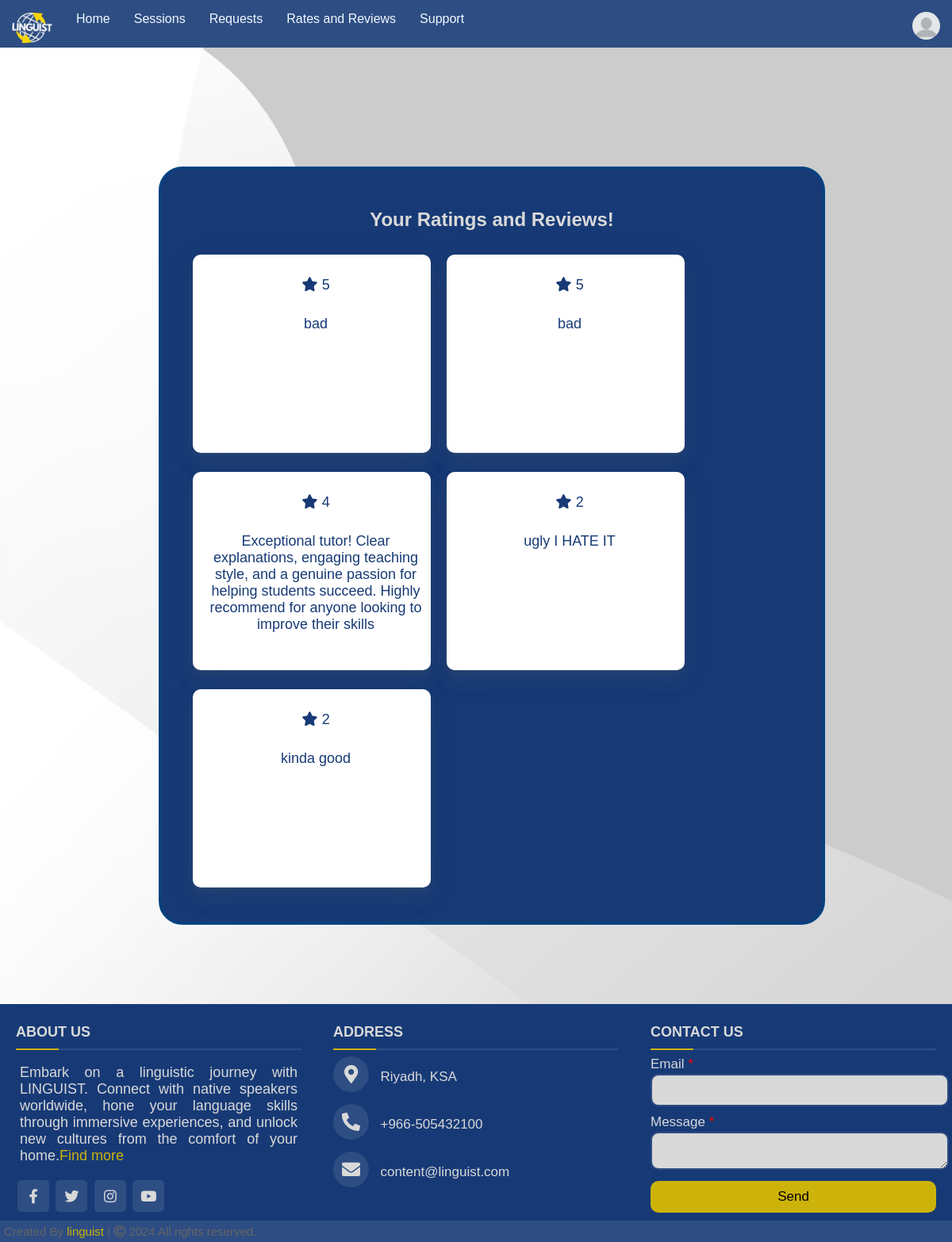
The page /php/toturRate.php (signed in) on the database its author committed.
### tables this page shows
CREATE TABLE `learner` (
  `email` varchar(255) NOT NULL,
  `image` varchar(255) DEFAULT '''prolile.png''',
  `Firstname` varchar(110) NOT NULL,
  `Lastname` varchar(120) NOT NULL,
  `password` varchar(225) NOT NULL,
  `city` varchar(50) DEFAULT NULL,
  `location` varchar(110) DEFAULT NULL,
  `ID` int(11) NOT NULL,
  `reset_token` varchar(200) DEFAULT NULL
);

CREATE TABLE `review` (
  `L_ID` int(11) NOT NULL,
  `starts` int(11) NOT NULL,
  `ReviewText` varchar(200) DEFAULT NULL,
  `P_ID` int(11) NOT NULL,
  `SWESSION_ID` int(11) DEFAULT NULL
);

### php/ratet.php (called while the page is built, shortened)
<?php
include("connection.php");
$user_id = $_SESSION['user_id'];
$sql = "SELECT * FROM learner WHERE ID = '$user_id';";
$result = mysqli_query($conn, $sql);
if ($result && mysqli_num_rows($result) > 0) {
    $row = mysqli_fetch_assoc($result);
    $image=$row["image"];
} else {
    echo "<h1>Error: User not found</h1>";
}
?>

### php/toturRate.php (the view, shortened to what this page needs)
<?php
include("ratet.php");
?>
   <!DOCTYPE html>
   <html>
   <head>
     <link rel="stylesheet" href="../css/footer.css">
     <link rel="stylesheet" href="../header_folder/headerPartner.css">
     <link rel="stylesheet" href="https://cdnjs.cloudflare.com/ajax/libs/font-awesome/5.15.3/css/all.min.css"/>
     <link rel="stylesheet" href="../css/tutorRate.css">
   </head>
   <header id="header">
      <div id="header-div">
        <nav class="fixed-top" id="main-nav">
          <ul id="ul1">
          <li><img src="../images/linguistBlueAndWhite.jpg" alt="LINGUIST logo" id="logo-img"></li>
            <li class="list1-item"><a href="HomePageLearner.php" class="list1-item">Home</a></li>
            <li class="list1-item"><a href="SESSionLearner.php">Sessions</a></li>
            <li class="list1-item"><a href="learnerRequest2.php">Requests</a></li>
            <li class="list1-item"><a href="toturRate.php">Rates and Reviews</a></li>
            <li class="list1-item"><a href="Supports.php">Support</a></li>
          </ul>
          <ul id="ul2">
          <li id="acnt li">
                            <nav id="account-nav"><img src="../images/<?php echo  $image?>" id="account-img">
              </nav>
            </li>
          </ul>
        </nav>
      </div>
    </header>
   <body>
  <?php
function displayAllSessions()
{
    include("connection.php");
    $user_id = $_SESSION['user_id'];
    $sql = "SELECT starts, ReviewText FROM review WHERE P_id = '$user_id' ";
    $sessions_result = mysqli_query($conn, $sql);
    if (mysqli_num_rows($sessions_result) > 0) {
        while ($session_row = mysqli_fetch_assoc($sessions_result)) {
            $stars = $session_row['starts'];
            $reviewText = $session_row['ReviewText'];
            echo '<div class="result-cell">';
            echo ' <div class="acc-info">';
            echo '<p class="rating"><i class="fa-solid fa-star"></i> ' . $stars . '</p>';
            echo '<p>' . $reviewText . '</p>';
            echo '</div>';
            echo '</div>';
        }
    } else {
        echo '<h2>No ratings found.</h2>';
    }
}
?>
<div class="backg">
  <section class="box-content">
    <div class="containing-div">
      <div class="request_div inner-div">
        <h1 id="result-header">Your Ratings and Reviews!</h1>
        <div class="week-sessions">
              <?php
              displayAllSessions();
              ?>
        </div>
      </div>
    </div>
  </section>
</div>
   <footer>
     <div class="main-content">
       <div class="left box">
         <h2>About us</h2>
         <div class="content">
           <p> Embark on a linguistic journey with LINGUIST. Connect with native speakers worldwide,
                hone your language skills through immersive experiences, and unlock new cultures from the comfort of your home.<a class="find-more" href="About_us_pageMain.html">Find more</a></p>
           <div class="social">
             <a href="#"><span class="fab fa-facebook-f"></span></a>
             <a href="#"><span class="fab fa-twitter"></span></a>
             <a href="#"><span class="fab fa-instagram"></span></a>
             <a href="#"><span class="fab fa-youtube"></span></a>
           </div>
         </div>
       </div>
       <div class="center box">
         <h2>Address</h2>
         <div class="content">
           <div class="place">
             <span class="fas fa-map-marker-alt"></span>
             <span class="text">Riyadh, KSA</span>
           </div>
           <div class="phone">
             <span class="fas fa-phone-alt"></span>
             <span class="text">+966-505432100</span>
           </div>
           <div class="email">
             <span class="fas fa-envelope"></span>
             <span class="text"><a href="mailto:content@linguist.com"></a>
               content@linguist.com</span>
           </div>
         </div>
       </div>
       <div class="right box">
         <h2>Contact us</h2>
         <div class="content">
           <form action="#" method="post">
             <div class="email">
               <div class="text">Email <span class="required">*</span></div>
               <input type="email" required>
             </div>
             <div class="msg">
               <div class="text">Message <span class="required">*</span></div>
               <textarea rows="2" cols="25" required></textarea>
             </div>
             <div class="btn">
               <button type="submit">Send</button>
             </div>
           </form>
         </div>
       </div>
     </div>
     <div class="bottom">
       <section>
         <span class="credit">Created By <a href="main.html">linguist</a> | </span>
         <span class="far fa-copyright"></span><span> 2024 All rights reserved.</span>
       </section>
     </div>
   </footer>
     </body>
   </html>

### css/footer.css (style rules this page uses)
.required { color:red; }
body { margin: 0; }
footer { padding: 0; position: relative ; box-sizing: border-box; bottom: 0; left: 0; width: 100%; background: rgb(23, 58, 118) ; font-family: sans-serif; color: #d9d9d9; }
.main-content { display: flex; }
.main-content .box { flex-basis: 50%; padding: 10px 20px; }
.box h2 { font-size: 1.125rem; font-weight: 600; text-transform: uppercase; }
.box .content { margin: 20px 0 0 0; position: relative; }
.box .content:before { position: absolute; content: ''; top: -10px; height: 2px; width: 100%; background: #2E4D83 }
.box .content:after { position: absolute; content: ''; height: 2px; width: 15%; background: #CDB309; top: -10px; }
.left .content p { text-align: justify; }
.left .content .social { margin: 20px 0 0 0; }
.left .content .social a { padding: 0 2px; }
.left .content .social a span { height: 40px; width: 40px; background: #2E4D83; line-height: 40px; text-align: center; font-size: 18px; border-radius: 5px; transition: 0.3s; color: #d9d9d9; }
.center .content .fas { font-size: 1.4375rem; background: #2E4D83; height: 45px; width: 45px; line-height: 45px; text-align: center; border-radius: 50%; transition: 0.3s; cursor: pointer; }
.center .content .text { font-size: 1.0625rem; font-weight: 500; padding-left: 10px; }
.center .content .phone { margin: 15px 0; }
.right form .text { font-size: 1.0625rem; margin-bottom: 2px; color: #d9d9d9; }
.right form .msg { margin-top: 10px; }
.right form input, .right form textarea { width: 100%; font-size: 1.0625rem; background: #d9d9d9; border-radius: 10px; padding-left: 10px; border: 2px solid #2E4D83; color: #172641; }
.right form input { height: 35px; }
.right form .btn { margin-top: 10px; border-radius: 10px; }
.right form .btn button { height: 40px; width: 100%; border: none; outline: none; background: #CDB309; font-size: 1.0625rem; font-weight: 500; cursor: pointer; transition: .3s; border-radius: 10px; }
.bottom section { padding: 5px; font-size: 0.9375rem; background: #2E4D83; }
.bottom section span { color: #656565; }
.bottom section a { color: #CDB309; text-decoration: none; }
.find-more { text-decoration: none; color: #CDB309; }

### header_folder/headerPartner.css (style rules this page uses)
#ul1 { list-style: none; margin: 0px; padding: 0px; top: 0px; position: sticky; float: left; }
#ul2 { margin: 0px; padding: 0px; top: 0px; position: sticky; float: right; }
li { display: block; padding: 15px; text-align: center; float: inline-start; color: rgb(23, 58, 118); }
li a { text-decoration: none; color: aliceblue; }
#logo-img { border-radius: 100px; height: 40px; }
#main-nav { background-color:#2E4D83; background: lrgba(106, 137, 237, 0.6); height: 60px; }
#main-nav li { cursor: pointer; color: aliceblue; }
#account-img { height: 35px; border-radius: 100px; margin-bottom: 10px; }

### css/tutorRate.css (style rules this page uses)
* { font-family: sans-serif; }
body { background-image: url(../images/bg-image.png); background-size: cover; position: relative; background-attachment:fixed; }
.request_div { margin-top: 20px; background-color: #173A76; width: 70%; border: 3px solid rgb(0, 66, 128); margin: 100px; margin-top: 0px; margin-left: 200px; border-radius: 30px; overflow: hidden; color: #d9d9d9; box-sizing: border-box; padding: 5px; margin-top: 150px; padding: 30px; }
.result-cell { background-color: white; color: black; overflow: hidden; border-radius: 10px; display: inline-block; width: 300px; box-shadow: 0 0.46875rem 2.1875rem rgba(90,97,105,.1), 0 0.9375rem 1.40625rem rgba(90,97,105,.1), 0 0.25rem 0.53125rem rgba(90,97,105,.12), 0 0.125rem 0.1875rem rgba(90,97,105,.1); margin: 10px; position: relative; border-radius: 10px; height: 250px; }
#result-header { margin-top: 20px; margin-bottom: 20px; text-align: center; }
p { position:relative; text-align: center; top: 5px; font-size:large; padding: 5px; }
h1 { margin: 5px; color: #d9d9d9; }
.box-content p { color: #173A76; }
.acc-info { margin-top: 10px; margin-left: 10px; }

### rows shown on the page
learner: image (placeholder picture)
review: starts "5", ReviewText "bad"
review: starts "5", ReviewText "bad"
review: starts "4", ReviewText "Exceptional tutor! Clear explanations, engaging teaching style, and a genuine passion for helping students succeed. Highly recommend for anyone looking to improve their skills"
review: starts "2", ReviewText "ugly I HATE IT"
review: starts "2", ReviewText "kinda good"
